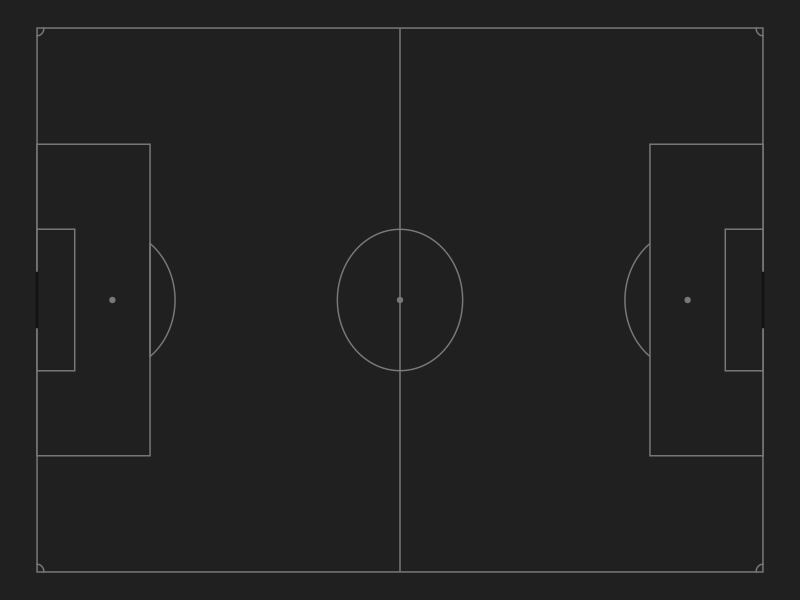
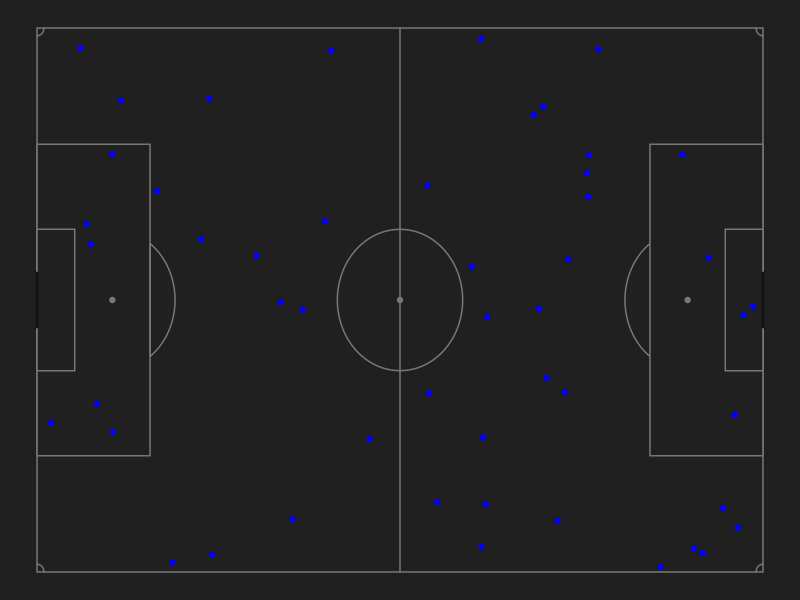
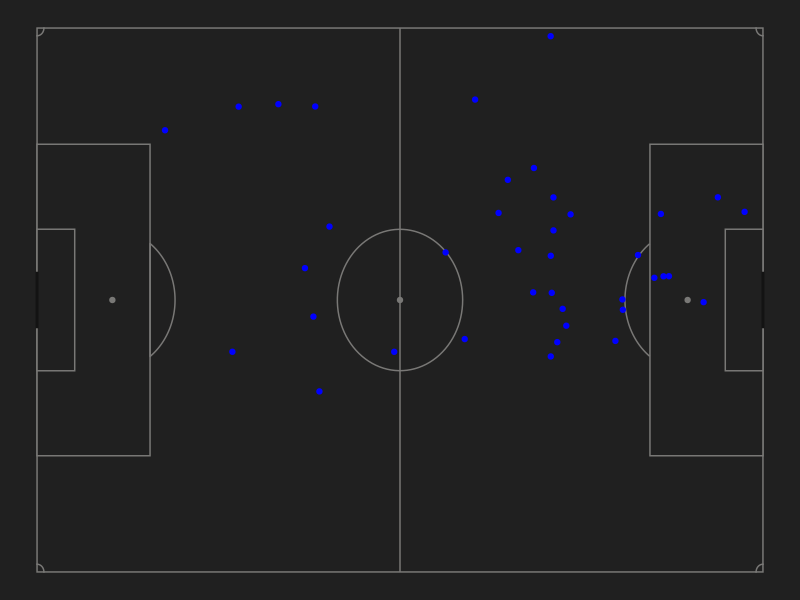

R code for these plots, in order:

options(warn=-1)

require(ggplot2)

createPitch <- function(xmax, ymax, grass_colour, line_colour, background_colour, goal_colour){
  theme_blankPitch = function(size=12) { 
    theme(
      #axis.line=element_blank(), 
      axis.text.x=element_blank(), 
      axis.text.y=element_blank(), 
      #axis.ticks.y=element_text(size=size),
      #   axis.ticks=element_blank(),
      axis.ticks.length=unit(0, "lines"), 
      #axis.ticks.margin=unit(0, "lines"), 
      axis.title.x=element_blank(), 
      axis.title.y=element_blank(), 
      legend.background=element_rect(fill=background_colour, colour=NA), 
      legend.key=element_rect(colour=background_colour,fill=background_colour), 
      legend.key.size=unit(1.2, "lines"), 
      legend.text=element_text(size=size), 
      legend.title=element_text(size=size, face="bold",hjust=0),
      strip.background = element_rect(colour = background_colour, fill = background_colour, size = .5),
      panel.background=element_rect(fill=background_colour,colour=background_colour), 
      #       panel.border=element_blank(), 
      panel.grid.major=element_blank(), 
      panel.grid.minor=element_blank(), 
      panel.spacing=element_blank(), 
      plot.background=element_blank(), 
      plot.margin=unit(c(0, 0, 0, 0), "lines"), 
      plot.title=element_text(size=size*1.2), 
      strip.text.y=element_text(colour=background_colour,size=size,angle=270),
      strip.text.x=element_text(size=size*1))}
  
  ymin <- 0 
  xmin <- 0 
  
  # Defining dimensions
  GoalWidth <- 732
  penspot <- 1100
  boxedgeW <- 4032
  boxedgeL <- 1650
  box6yardW <- 1832
  box6yardL <- 550
  
  ## dimensions calculations 
  # The 18 Yard Box
  TheBoxWidth <- c(((ymax / 2) + (boxedgeW / 2)),((ymax / 2) - (boxedgeW / 2)))
  TheBoxHeight <- c(boxedgeL,xmax-boxedgeL)
  GoalPosts <- c(((ymax / 2) + (GoalWidth / 2)),((ymax / 2) - (GoalWidth / 2)))
  
  # The 6 Yard Box
  box6yardWidth <- c(((ymax / 2) + (box6yardW / 2)),((ymax / 2) - (box6yardW / 2)))
  box6yardHeight <- c(box6yardL,xmax-box6yardL)
  
  ## Centre circle dimensions 
  centreCirle_d <- 1830
  
  ## define the circle function
  circleFun <- function(center = c(0,0),diameter = 1, npoints = 100){
    r = diameter / 2
    tt <- seq(0,2*pi,length.out = npoints)
    xx <- center[1] + r * cos(tt)
    yy <- center[2] + r * sin(tt)
    return(data.frame(x = xx, y = yy))
  }
  
  #### create leftD arc ####
  Dleft <- circleFun(c((penspot),(ymax/2)),centreCirle_d,npoints = 1000)
  ## remove part that is in the box
  Dleft <- Dleft[which(Dleft$x >= (boxedgeL)),]
  
  ## create rightD arc  ####
  Dright <- circleFun(c((xmax-(penspot)),(ymax/2)),centreCirle_d,npoints = 1000)
  ## remove part that is in the box
  Dright <- Dright[which(Dright$x <= (xmax-(boxedgeL))),]
  
  #### create center circle ####
  center_circle <- circleFun(c((xmax/2),(ymax/2)),centreCirle_d,npoints = 100)
  
  ## create corner flag radius ####
  TopLeftCorner <- circleFun(c(xmin,ymax),200,npoints = 1000)
  TopRightCorner <- circleFun(c(xmax,ymax),200,npoints = 1000)
  BottomLeftCorner <- circleFun(c(xmin,ymin),200,npoints = 1000)
  BottomRightCorner <- circleFun(c(xmax,ymin),200,npoints = 1000)
  
  p <- ggplot() + xlim(c(-10,xmax+10)) + ylim(c(-10,ymax+10)) + 
    # add the theme 
    theme_blankPitch() +
    # add the base rectangle of the pitch 
    geom_rect(aes(xmin=0, xmax=xmax, ymin=0, ymax=ymax), fill = grass_colour, colour = line_colour) +
    # add the 18 yard box Left
    geom_rect(aes(xmin=0, xmax=TheBoxHeight[1], ymin=TheBoxWidth[1], ymax=TheBoxWidth[2]), fill = grass_colour, colour = line_colour) + 
    # add the 18 yard box Right
    geom_rect(aes(xmin=TheBoxHeight[2], xmax=xmax, ymin=TheBoxWidth[1], ymax=TheBoxWidth[2]), fill = grass_colour, colour = line_colour) +
    # add the six yard box Left
    geom_rect(aes(xmin=0, xmax=box6yardHeight[1], ymin=box6yardWidth[1], ymax=box6yardWidth[2]), fill = grass_colour, colour = line_colour)  +
    # add the six yard box Right
    geom_rect(aes(xmin=box6yardHeight[2], xmax=xmax, ymin=box6yardWidth[1], ymax=box6yardWidth[2]), fill = grass_colour, colour = line_colour)  + 
    # Add half way line 
    geom_segment(aes(x = xmax/2, y = ymin, xend = xmax/2, yend = ymax),colour = line_colour) +
    # add left D 
    geom_path(data=Dleft, aes(x=x,y=y), colour = line_colour) + 
    # add Right D 
    geom_path(data=Dright, aes(x=x,y=y), colour = line_colour) + 
    # add centre circle 
    geom_path(data=center_circle, aes(x=x,y=y), colour = line_colour) + 
    # add penalty spot left 
    geom_point(aes(x = penspot , y = ymax/2), colour = line_colour) + 
    # add penalty spot right
    geom_point(aes(x = (xmax-(penspot)) , y = ymax/2), colour = line_colour) + 
    # add centre spot 
    geom_point(aes(x = (xmax/2) , y = ymax/2), colour = line_colour) +
    # add Corner Flag corners
    geom_path(data=TopLeftCorner, aes(x=x,y=y), colour = line_colour) +
    geom_path(data=TopRightCorner, aes(x=x,y=y), colour = line_colour) +
    geom_path(data=BottomLeftCorner, aes(x=x,y=y), colour = line_colour) +
    geom_path(data=BottomRightCorner, aes(x=x,y=y), colour = line_colour) +
    geom_segment(aes(x = xmin, y = GoalPosts[1], xend = xmin, yend = GoalPosts[2]),colour = goal_colour, size = 1) +
    # add the goal right
    geom_segment(aes(x = xmax, y = GoalPosts[1], xend = xmax, yend = GoalPosts[2]),colour = goal_colour, size = 1) 
  return(p)
}


grass_colour <- "#202020"
line_colour <- "#797876"
background_colour <- "#202020"
goal_colour <- "#131313"
jp_colour <- "#F76065"
jp_include <- TRUE
ymax <- 7040
xmax <- 10600
jp_alpha <- 0.1

pitchBase <- createPitch(xmax, ymax, grass_colour, line_colour, background_colour, goal_colour)

pitchBase


## let's create a function to generate some fake locations 
x <- runif(50,0,100)
y <- runif(50,0,100)

# now we have the OPTA style x,y which is displayed as a % of the x and a % of the y of a pitch. But we want to convert these to use on our pitch.
x2 <- (x/100) * xmax
y2 <- (y/100) * ymax

pitchBase + geom_point(aes(x=x2,y=y2),colour = "blue")



## Ozil is attacking from left to right. Let's try and make the fake data more realistic for his position. 
## We do this by generating a random number centered around a different mean and adjusting the standard deviation.

## First we setup a function that takes the variables: n - number of numbers you want to generate mean - the mean of the probabilty distribution sd - standard deviation of the sample

## Below we create 50 numbers for our x values, we put a mean of 70 which means our locations are more
## likely to be in the opposition half. 
## Our y mean at 60 to give it a slight bias to being on the left of the pitch. The standard deviation we set at 25.

## Let's see the results

give_a_bias_number <- function(n,mean,sd) { mean+sd*scale(rnorm(n)) }

x <- give_a_bias_number(50,70,25)
y <- give_a_bias_number(50,60,25)

# now we have the OPTA style x,y which is displayed as a % of the x and a % of the y of a pitch. But we want to convert these to use on our pitch.
x2 <- (x/100) * xmax
y2 <- (y/100) * ymax

pitchBase + geom_point(aes(x=x2,y=y2),colour = "blue")
